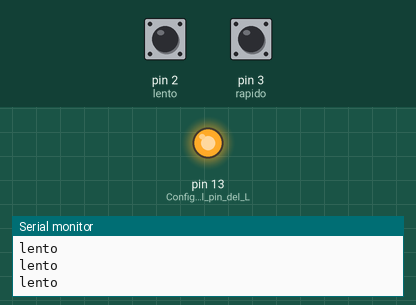
Recording of a sketch running on a simulated Arduino Uno, built with avr-gcc and run on an emulated ATmega328P. Shown: output pins drawn as LEDs (lit = HIGH), the last lines printed to the serial monitor. The test bench sets the inputs (shaded band); at power-on: pin 3 (rapido) HIGH, pin 2 (lento) HIGH. No radio packets arrive unless stated.

Above: at 1.2 s.
1.3 s: pin 3 (rapido) pulled LOW for 0.25 s
At 1.57 s:
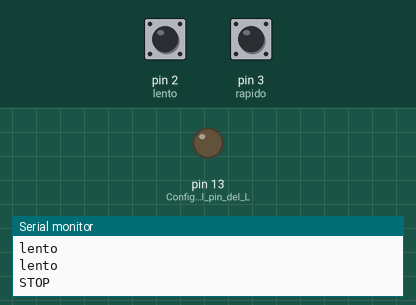
4.8 s: pin 3 (rapido) pulled LOW for 3.2 s
At 9.1 s:
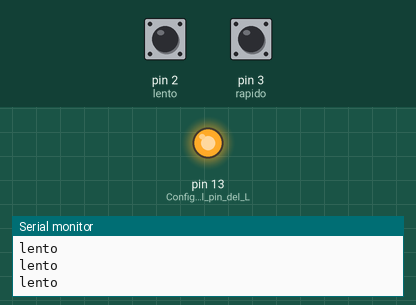
Timing chart, 0 to 10.6 s (numbered marks = the images above; inputs shaded):
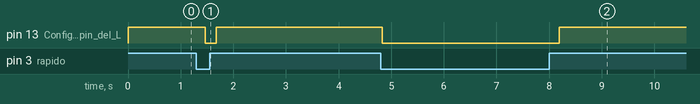

Measured:
- after the input at 1.3 s, pin 13 (Configuramos_el_pin_del_L): HIGH → LOW after 0.17 s, → HIGH 0.21 s later
- after the input at 4.8 s, pin 13 (Configuramos_el_pin_del_L): HIGH → LOW at once, → HIGH 3.4 s later

The sketch:

sketch_jul15a.ino
```cpp
// EMISOR (Chip pequeño)
#include <VirtualWire.h> //incluimos la libreria virtualwire

const int transmit_pin = 11, lento = 2, rapido = 3;
int lentoVal =0, rapidoVal = 0;
char *velocity = "";
void setup()
{

 Serial.begin(9600); //Iniciamos la comunicacion serial

 vw_set_tx_pin(transmit_pin);

 vw_setup(2000);  //Iniciamos la comunicacion con el modulo RF

 pinMode(13, OUTPUT);    //Configuramos el pin del Led como salida
 pinMode(lento, INPUT_PULLUP);
 pinMode(rapido, INPUT_PULLUP);

}


void loop()
{

 //Enviamos "a"
lentoVal = digitalRead(lento);
rapidoVal = digitalRead(rapido);
if(lentoVal == 1 && rapidoVal != 1){
  digitalWrite (13,LOW);
  Serial.println("STOP");
  velocity = "0";
}
else if(lentoVal == 1 && rapidoVal == 1){
  digitalWrite (13,HIGH);
  Serial.println("lento");
  velocity = "1";
}
else if(rapidoVal == 1 && lentoVal != 1){
  digitalWrite (13,HIGH);
  Serial.println("rapido");
  velocity = "2";
}
else{
  //caso imposible pero cubierto con STOP
  velocity = "0";
}
send(velocity);
delay(150);  //Pausa 0.5 segundos
}


//Funcion para enviar el mensaje por RF

void send (char *message)
{
 vw_send((uint8_t *)message, strlen(message)); //Envia el mensaje
 vw_wait_tx(); //Espera hasta que se envien los datos
}
```
